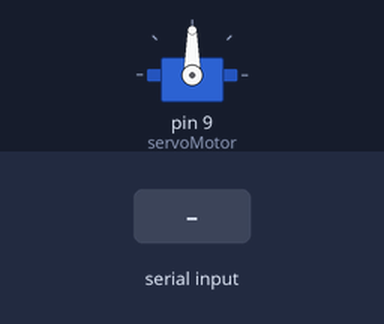
Simulated run of this sketch. Board: Arduino Uno, built with avr-gcc and run on an emulated ATmega328P. Shown: servo. The inputs (shaded band) are chosen by the test bench.

Above: at 1.2 s.
1.3 s: "30,150\n" received over Serial
At 3.5 s:
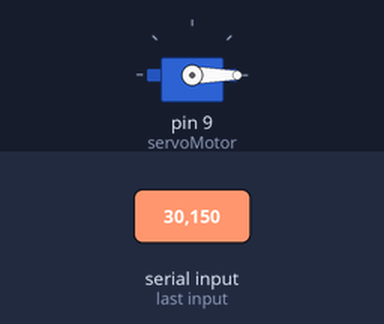
3.8 s: "90,45\n" received over Serial
At 4.6 s:
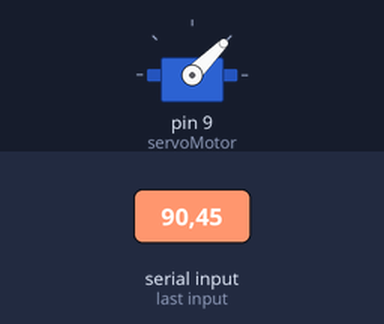
6.3 s: "200\n" received over Serial
At 6.7 s:
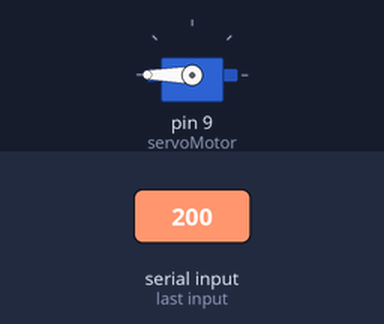
Timing chart, 0 to 9.3 s (numbered marks = the images above; inputs shaded):
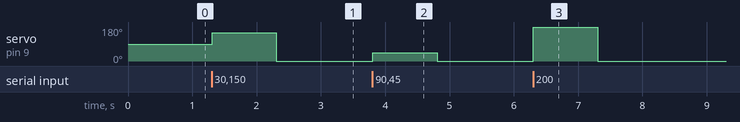

The sketch:

arduino_servo_suave.ino.ino
```cpp
// Biblioteca servo
#include <Servo.h>

// Cria servo
Servo servoMotor;

// Variável ângulo
int angulo = 90;

void setup()
{
    // Serial
    Serial.begin(9600);

    // Servo no pino 9
    servoMotor.attach(9);

    // Centraliza servo
    servoMotor.write(90);
}

void loop()
{
    // Se chegou dado serial
    if (Serial.available())
    {
        // Lê ângulo enviado
        angulo = Serial.parseInt();

        // Limita ângulo
        angulo = constrain(
            angulo,
            0,
            180
        );

        // Move servo
        servoMotor.write(angulo);
    }
}
```

Measured:
- after the input at 1.3 s, servo on pin 9 (servoMotor): 90° → 150° at once, → 0° 1.0 s later
- after the input at 3.8 s, servo on pin 9 (servoMotor): 0° → 45° at once, → 0° 1.0 s later
- after the input at 6.3 s, servo on pin 9 (servoMotor): 0° → 180° at once, → 0° 1.0 s later
